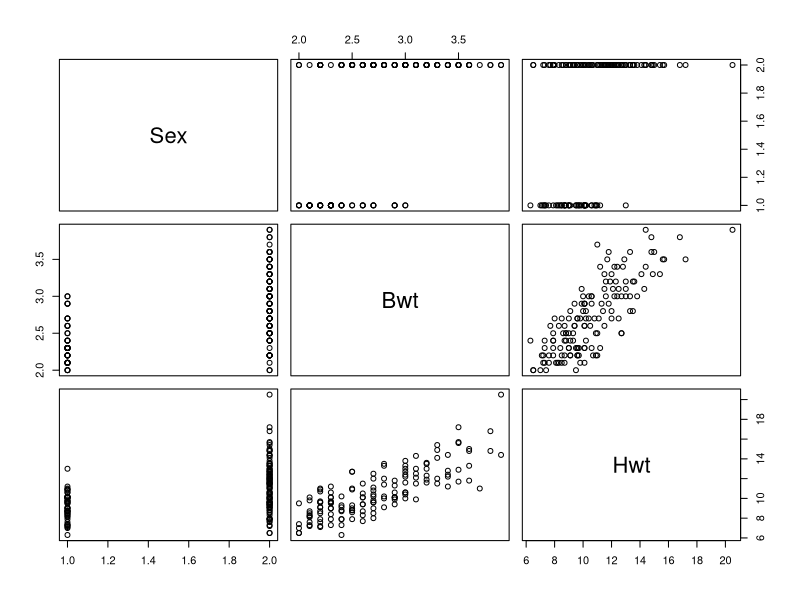
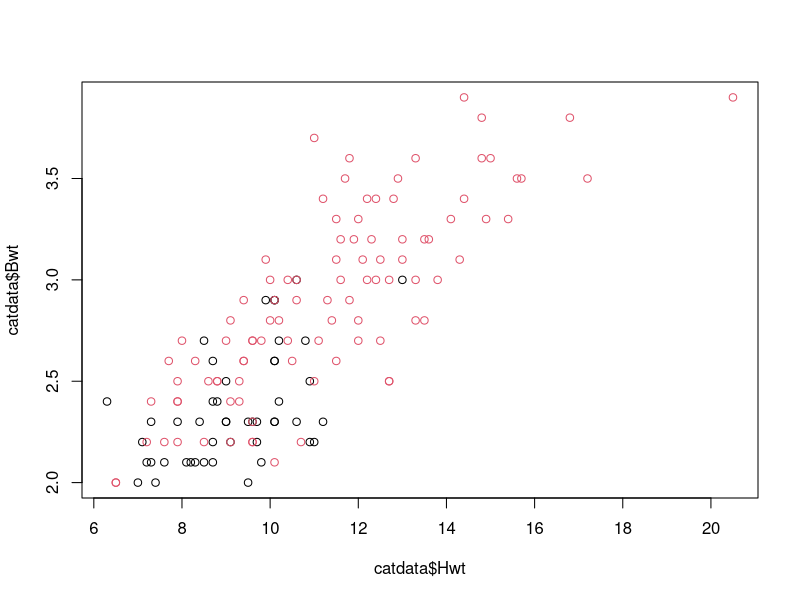
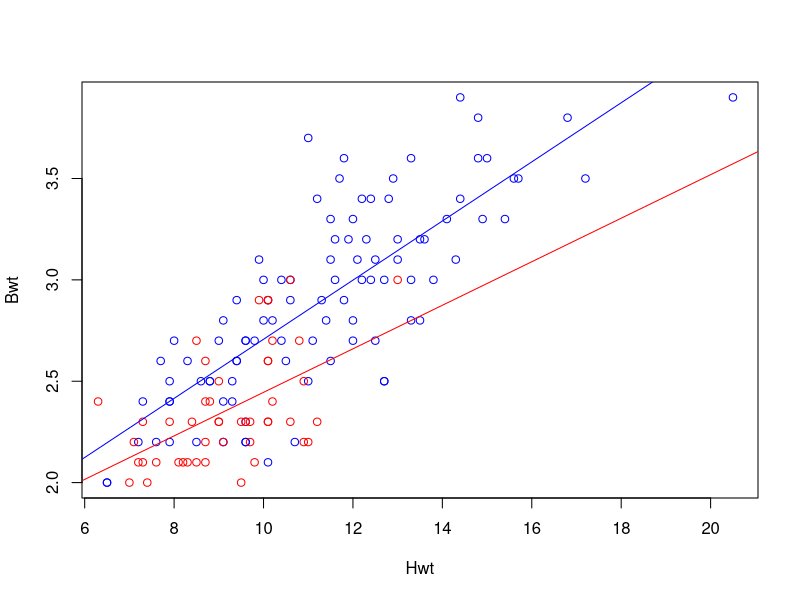
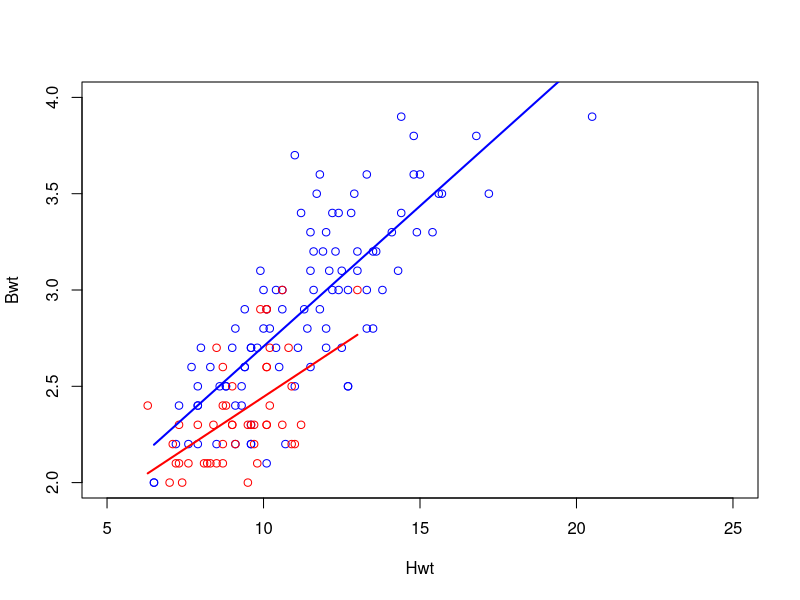

Generate these figures, in order, with R:
# Title: Create regression lines with fixed endpoints
# Author: Nadja   Date: 05.05.2014

# Short description: 
# This script introduces an easy and flexible way to plot regression lines with defined ending points

# List all libraries that are used
# No special libraries needed

# par()              # view current settings
opar <- par()  # copy default settings

# We use the cat dataset from library MASS
library(MASS)
catdata<-cats
pairs(catdata) # Bwt and Hwt are correlated but the range of values is different for males and females
plot(catdata$Bwt~catdata$Hwt,col=as.factor(catdata$Sex))

# We create a seperate dataset for each sex
Males<-catdata[catdata$Sex=="M",]
Females<-catdata[catdata$Sex=="F",]

# But we stil want to plot them together in one graph with two regression lines
plot(Males$Bwt~Males$Hwt,col="blue",ylab="Bwt",xlab="Hwt")
points(Females$Bwt~Females$Hwt,col="red")
abline(lm(Males$Bwt~Males$Hwt),col="blue")
abline(lm(Females$Bwt~Females$Hwt),col="red")
# But the regression lines span the whole range of x-values

# We create regression lines as lines with defined end-points spanning the min and max values for each sex
summary(Males)
summary(Females)

plot(Males$Bwt~Males$Hwt,
     xlim=c(5,25),ylim=c(2,4), # here we set the limits based on the overall values
     col="blue",
     xlab="Hwt",ylab="Bwt")
points(Females$Bwt~Females$Hwt,col="red")
# Now we use the min and max x-values for each sex
lines(c(min(Males$Hwt),max(Males$Hwt)),c(min(Males$Hwt)*as.numeric(coefficients(lm(Males$Bwt~Males$Hwt))[2],2)+as.numeric(coefficients(lm(Males$Bwt~Males$Hwt))[1],2),
                                         max(Males$Hwt)*as.numeric(coefficients(lm(Males$Bwt~Males$Hwt))[2],2)+as.numeric(coefficients(lm(Males$Bwt~Males$Hwt))[1],2)),
      col="blue",lwd=2,lty=1)
lines(c(min(Females$Hwt),max(Females$Hwt)),c(min(Females$Hwt)*as.numeric(coefficients(lm(Females$Bwt~Females$Hwt))[2],2)+as.numeric(coefficients(lm(Females$Bwt~Females$Hwt))[1],2),
                                         max(Females$Hwt)*as.numeric(coefficients(lm(Females$Bwt~Females$Hwt))[2],2)+as.numeric(coefficients(lm(Females$Bwt~Females$Hwt))[1],2)),
      col="red",lwd=2,lty=1)

par(opar) # set parameters to default
